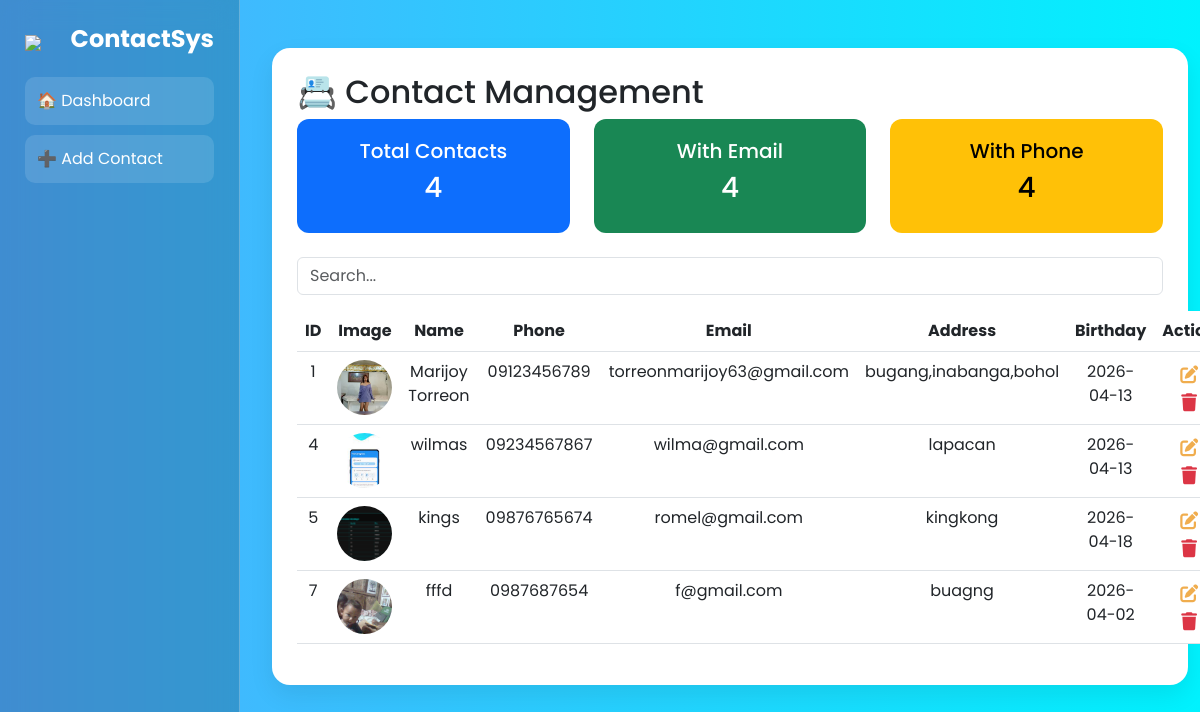
The page / on the database its author committed.
### tables this page shows
CREATE TABLE `contacts` (
  `id` int(11) NOT NULL,
  `name` varchar(100) NOT NULL,
  `phone` varchar(20) NOT NULL,
  `email` varchar(100) DEFAULT NULL,
  `address` varchar(255) DEFAULT NULL,
  `birthday` date DEFAULT NULL,
  `image` varchar(255) DEFAULT NULL,
  `created_at` timestamp NOT NULL DEFAULT current_timestamp(),
  `updated_at` timestamp NOT NULL DEFAULT current_timestamp() ON UPDATE current_timestamp()
);

### index.php (the view, shortened to what this page needs)
<?php include 'db.php'; ?>
<?php
$totalContacts = $conn->query("SELECT COUNT(*) as total FROM contacts")->fetch_assoc()['total'];
$totalEmail = $conn->query("SELECT COUNT(email) as total FROM contacts WHERE email != ''")->fetch_assoc()['total'];
$totalPhone = $conn->query("SELECT COUNT(phone) as total FROM contacts WHERE phone != ''")->fetch_assoc()['total'];
?>
<!DOCTYPE html>
<html lang="en">
<head>
<link href="https://cdn.jsdelivr.net/npm/bootstrap@5.3.0/dist/css/bootstrap.min.css" rel="stylesheet">
<link rel="stylesheet" href="https://cdnjs.cloudflare.com/ajax/libs/font-awesome/6.5.0/css/all.min.css">
</head>
<body>
<div class="sidebar">
    <div class="logo-box">
        <img src="https://cdn-icons-png.flaticon.com/512/1256/1256652.png">
        <h4>ContactSys</h4>
    </div>
    <a href="index.php">🏠 Dashboard</a>
    <a href="add.php">➕ Add Contact</a>
</div>
<div class="main-content">
<div class="container mt-5">
<div class="card-box">
<h2>📇 Contact Management</h2>
<div class="row mb-4">
    <div class="col-md-4">
        <div class="overview-card overview-blue">
            <h5>Total Contacts</h5>
            <h3><?= $totalContacts ?></h3>
        </div>
    </div>
    <div class="col-md-4">
        <div class="overview-card overview-green">
            <h5>With Email</h5>
            <h3><?= $totalEmail ?></h3>
        </div>
    </div>
    <div class="col-md-4">
        <div class="overview-card overview-yellow">
            <h5>With Phone</h5>
            <h3><?= $totalPhone ?></h3>
        </div>
    </div>
</div>
<form method="GET" class="mb-3">
<input type="text" name="search" class="form-control" placeholder="Search...">
</form>
<table class="table table-hover text-center">
<thead>
<tr>
<th>ID</th><th>Image</th><th>Name</th><th>Phone</th><th>Email</th><th>Address</th><th>Birthday</th><th>Action</th>
</tr>
</thead>
<tbody>
<?php
if (!empty($_GET['search'])) {
    $search = $_GET['search'];
    $result = $conn->query("SELECT * FROM contacts WHERE name LIKE '%$search%' OR phone LIKE '%$search%' OR email LIKE '%$search%'");
} else {
    $result = $conn->query("SELECT * FROM contacts");
}
while($row = $result->fetch_assoc()) {
?>
<tr>
<td><?= $row['id'] ?></td>
<td>
<?php if(!empty($row['image'])) { ?>
<img src="uploads/<?= $row['image']; ?>"
     class="profile-img"
     style="cursor:pointer;"
     data-bs-toggle="modal"
     data-bs-target="#imgModal<?= $row['id']; ?>">
<?php } else { ?>
<img src="https://via.placeholder.com/55" class="profile-img">
<?php } ?>
</td>
<td><?= $row['name'] ?></td>
<td><?= $row['phone'] ?></td>
<td><?= $row['email'] ?></td>
<td><?= $row['address'] ?></td>
<td><?= $row['birthday'] ?></td>
<td>
<button class="action-btn edit" data-bs-toggle="modal" data-bs-target="#edit<?= $row['id']; ?>">
    <i class="fa-solid fa-pen-to-square"></i>
</button>
<a href="delete.php?id=<?= $row['id']; ?>"
   class="action-btn delete"
   onclick="return confirm('Are you sure you want to delete this contact?')">
    <i class="fa-solid fa-trash"></i>
</a>
</td>
<?php } ?>
</tbody>
</table>
</div>
</div>
</div>
</body>
</html>

### index.php (style rules this page uses)
body { font-family: 'Poppins', sans-serif; background: linear-gradient(to right, #4facfe, #00f2fe); min-height: 100vh; }
.sidebar { width: 240px; height: 100vh; position: fixed; top: 0; left: 0; background: rgba(0,0,0,0.18); backdrop-filter: blur(14px); border-right: 1px solid rgba(255,255,255,0.25); padding: 25px; }
.logo-box { display: flex; align-items: center; gap: 10px; margin-bottom: 15px; }
.logo-box img { width: 38px; }
.logo-box h4 { color: white; font-weight: 700; }
.sidebar a { display: block; color: white; text-decoration: none; padding: 12px; margin: 10px 0; border-radius: 10px; background: rgba(255,255,255,0.12); transition: 0.3s; }
.main-content { margin-left: 260px; }
.card-box { background: #fff; padding: 25px; border-radius: 18px; box-shadow: 0 10px 25px rgba(0,0,0,0.08); }
.profile-img { width: 55px; height: 55px; border-radius: 50%; object-fit: cover; }
.action-btn { border: none; background: none; margin: 0 5px; font-size: 18px; }
.action-btn.edit { color: #f0ad4e; }
.action-btn.delete { color: #dc3545; }
.overview-card { padding: 20px; border-radius: 12px; color: white; text-align: center; }
.overview-blue { background: #0d6efd; }
.overview-green { background: #198754; }
.overview-yellow { background: #ffc107; color: black; }

### rows shown on the page
contacts: id "1", image (picture), name "Marijoy Torreon", phone "09123456789", email "torreonmarijoy63@gmail.com", address "bugang,inabanga,bohol", birthday "2026-04-13"
contacts: id "4", image (picture), name "wilmas", phone "09234567867", email "wilma@gmail.com", address "lapacan", birthday "2026-04-13"
contacts: id "5", image (picture), name "kings", phone "09876765674", email "romel@gmail.com", address "kingkong", birthday "2026-04-18"
contacts: id "7", image (picture), name "fffd", phone "0987687654", email "f@gmail.com", address "buagng", birthday "2026-04-02"

### other values the page prints
$totalContacts "4"
$totalEmail "4"
$totalPhone "4"
